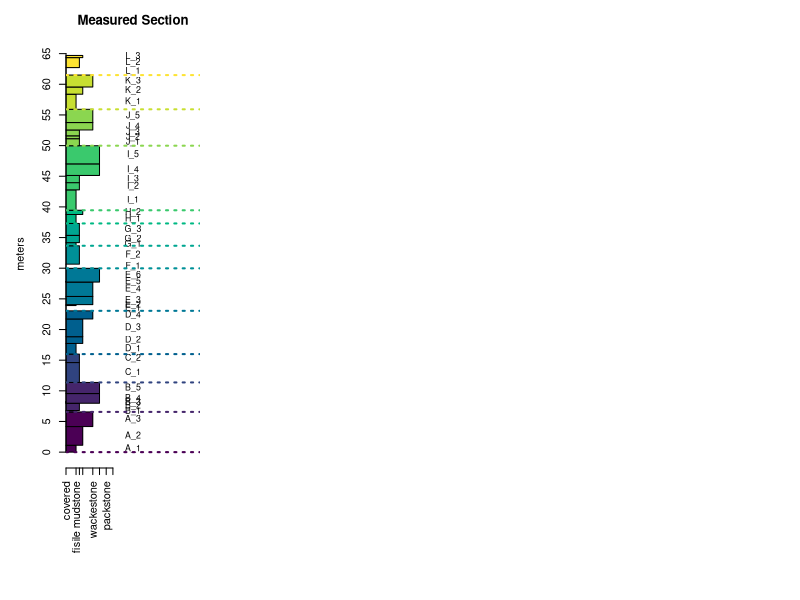

R code for this plot: (Note: this script raises an error after producing the figure.)
# Jenny Hambleton and Kathleen Ritterbush are here to organize microscopy files.

# But first, let's make some strat columns for funsiewunsies.
strat_intervals<-sequence<-letter_set<-vector()

for(i in 1:12){
	n<-sample(c(1:6),1)
	letter<-rep(LETTERS[i],n)
	numbers<-c(1:n)
	strat_intervals<-c(strat_intervals,paste(letter,numbers,sep="_"))
	letter_set<-c(letter_set,letter)
	sequence<-c(sequence,numbers)

}


unit_thickness<-as.integer(rnorm(mean=150,sd=75,n=length(strat_intervals)))

carbonates<-factor(x=c("covered","fisile mudstone","flaggy mudestone","platy mudstone","wackestone","cherty wackestone","packstone","grainstone"),levels=c("covered","fisile mudstone","flaggy mudestone","platy mudstone","wackestone","cherty wackestone","packstone","grainstone"),ordered=T)
carbonates_resistance<-c(0,1.5,2.0,2.5,4.0,5.0,6.0,7.0)

unit_carbonate_category_assigner<-sequence+sample(c(0,1,1,2),length(sequence),replace=T)

unit_carbonate_category<-carbonates[unit_carbonate_category_assigner]

resistance_values<-carbonates_resistance[unit_carbonate_category_assigner]

data_strat<-data.frame(strat_intervals,unit_thickness,unit_carbonate_category)
unit_base_height<-(c(0,cumsum(unit_thickness)[-length(strat_intervals)]))
unit_top_height<-cumsum(unit_thickness)
colors<-hcl.colors(n=length(unique(letter_set)))

# laptop settings
# dev.new(width=9,height=7)
# desktop settings
dev.new(width=15,height=9)
par(mfrow=c(1,4))
# barplot(horiz=T,width=unit_thickness,height=resistance_values,col=grey(level=as.numeric(as.factor(letter_set))/max(as.numeric(as.factor(letter_set)))),space=0,main="measured section",axes=F,ylab="meters")
par(mar=c(10,5,3,0))
barplot(horiz=T,width=unit_thickness,height=resistance_values,col=colors[as.numeric(as.factor(letter_set))],space=0,main="Measured Section",axes=F,ylab="meters",ylim=c(0,max(unit_top_height)),xlim=c(0,20),cex.axis=0.8)
axis(side=2,at=c(0:round(sum(unit_thickness)/100))[c(T,F,F,F,F)]*100,labels=c(0:round(sum(unit_thickness)/100))[c(T,F,F,F,F)])
axis(side=1,at=carbonates_resistance,labels=carbonates,xpd=T,las=2,cex=0.8)
text(x=10,y=apply(cbind(unit_base_height,unit_top_height),1,mean),strat_intervals,cex=0.8)
segments(x0=0,x1=20,y0=unit_base_height[!duplicated(letter_set)],y1=unit_base_height[!duplicated(letter_set)],lty=3,col=colors,lwd=2)


# Now lets add some samples, thin sections, images, and surveys
# Any stratigraphic unit can be sampled. It will have more samples if it's less mud.
# say how many samples you want to hold.
samples_n<-50
sample_number<-c(1:samples_n)
# grab them from stratigraphic units. Here we'll add some probability that we sample more from units that have less mud (our more grainy, more resistant carbonate units).
sampled_from_unit<-sort(sample(strat_intervals,size=samples_n,prob=resistance_values,replace=T))
suffix<-c("i","ii","iii","iv","v","vi","vii","ix","x","xi","xii")
sample_name<-paste(sampled_from_unit,"i",sep="")
tally<-rep(1,samples_n)
for(b in 2:max(table(sampled_from_unit))){
	fix<-duplicated(sample_name)
	sample_name[fix]<-paste(sampled_from_unit[fix],suffix[b],sep="_")
	tally[fix]<-tally[fix]+1
}

# designate how high within each stratigraphic unit each sample came from. We're doing this randomly within each unit, so they could be out of order within a unit! This is realistic comparison to real field collecting.
sampled_horizon<-round(unit_thickness[match(sampled_from_unit,strat_intervals)]*sample(x=seq(from=0.05,to=0.95,by=0.05),size=samples_n,replace=T))

data_samples<-data.frame(sample_number,sample_name,sampled_from_unit,sampled_horizon)

# Now let's make thin sections and fossil specimens! Not more than one per sample for right now.
thin_sections_n<-30
thin_section_number<-c(1:thin_sections_n)
thin_section_sample<-sample(sample_number,size=thin_sections_n)
fossiliferous<-sample(c(T,F),prob=c(80,20),size=thin_sections_n,replace=T)
bivalves<-gastropods<-brachiopods<-bryozoans<-spicules<-fossiliferous

	# Now let's add an ecological signal. Let's say that brachiopods, bryozoans, and bivalves are more common in the muddy material, and gastropods are more common in the grainy material. Sponges will be random.
	fossil_eraser<-sample(c(1:nrow(data_thin_sections)),prob=resistance_values[match(sampled_from_unit[thin_section_sample],strat_intervals)],size=round(thin_sections_n/2))
	bivalves[fossil_eraser]<-F
	# run it again... same settings.
	fossil_eraser<-sample(c(1:nrow(data_thin_sections)),prob=resistance_values[match(sampled_from_unit[thin_section_sample],strat_intervals)],size=round(thin_sections_n/2))
	brachiopods[fossil_eraser]<-F
	# and run it again!
	fossil_eraser<-sample(c(1:nrow(data_thin_sections)),prob=resistance_values[match(sampled_from_unit[thin_section_sample],strat_intervals)],size=round(thin_sections_n/2))
	bryozoans[fossil_eraser]<-F
	# Now switch up the settings! Flip the probability so that the more grainy units are unlikely to have their fossils nixed.
	fossil_eraser<-sample(c(1:nrow(data_thin_sections)),prob=max(carbonates_resistance)-resistance_values[match(sampled_from_unit[thin_section_sample],strat_intervals)]+1,size=round(thin_sections_n/2))
	gastropods[fossil_eraser]<-F
	# for spicules, we'll have it removed randomely.
	fossil_eraser<-sample(c(1:nrow(data_thin_sections)),size=round(thin_sections_n/3))
	spicules[fossil_eraser]<-F


data_thin_sections<-data.frame(thin_section_number,thin_section_sample,fossiliferous,bivalves,gastropods,brachiopods,bryozoans,spicules)

# let's plot!
# x_content<-c(1:10)
# xlab<-c("sampled","bivalves","gastropods","brachiopods","bryozoans","spicules")
# y_position_samples<-unit_base_height[match(sampled_from_unit,strat_intervals)]+sampled_horizon


y_position_thin_sections<-y_position_samples[thin_section_sample]
# par(mar=c(5,0,5,0))
# par(oma=c(1,1,1,1))
# 

# points(y=y_position_samples,x=rep(0,samples_n))
# points(y=y_position_samples,x=rep(0,samples_n),pch=16,col=rgb(1,1,1,alpha=0.2))

# Now label the places we have samples
	# add points
	points(y=y_position_samples,x=tally/2+12,pch=16,col=colors[as.numeric(as.factor(letter_set))][match(sampled_from_unit,strat_intervals)])
		# and label below
		axis(side=1,labels=c("unit name","sampled"),at=c(10,13),las=2)
			# and invite the user to label any dot they want.
			print("Click on any sample dot to show a label.")
				identify(y=y_position_samples,x=tally/2+12,labels=sample_name)


# We can also make a panel to show the sample names. Setting that aside for now, not super pretty.
	# plot(y=y_position_samples,x=seq(from=0,to=max(tally),length.out=samples_n),type="n",axes=F,xlab="sampled horizons",ylab=NA,main="samples",mar=c(5,0,5,0),ylim=c(0,max(unit_top_height)),oma=c(1,0,1,0))
	# text(sample_name,y=y_position_samples,x=tally,col=colors[as.numeric(as.factor(letter_set))],cex=0.8)
	# segments(x0=0,x1=10,y0=unit_base_height[!duplicated(letter_set)],y1=unit_base_height[!duplicated(letter_set)],lty=3,col=colors,lwd=3)

# Add a panel to show results of thin section survey.
par(mar=c(10,0,3,0))
plot(x=14,y=max(unit_top_height),type="n",axes=F,main="Thin Section Observations",ylim=c(0,max(unit_top_height)),xlim=c(0,20),ylab="",xlab="")
# Show where we have made thin sections
points(y=y_position_thin_sections,x=rep(1,thin_sections_n),pch=16)
	# and where we have bivalves
	points(y=y_position_thin_sections[bivalves==T],x=rep(4,sum(bivalves==T)),pch=16,col="blue")
	# gastropods
	points(y=y_position_thin_sections[gastropods==T],x=rep(6,sum(gastropods==T)),pch=16,col="cyan")
	# brachiopods
	points(y=y_position_thin_sections[brachiopods==T],x=rep(8,sum(brachiopods==T)),pch=16,col="red")
	# bryozoans
	points(y=y_position_thin_sections[bryozoans==T],x=rep(10,sum(bryozoans==T)),pch=16,col="orange")
	# spicules
	points(y=y_position_thin_sections[spicules==T],x=rep(12,sum(spicules==T)),pch=16,col="purple")
# extend the dashed lines for context
segments(x0=0,x1=14,y0=unit_base_height[!duplicated(letter_set)],y1=unit_base_height[!duplicated(letter_set)],lty=3,col=colors,lwd=2)
# and label
axis(side=1,labels=c("thin section","bivalves","gastropods","brachiopods","bryozoans","sponge spicules"),at=c(1,4,6,8,10,12),col=c("black","blue","cyan","red","orange","purple"),las=2)
